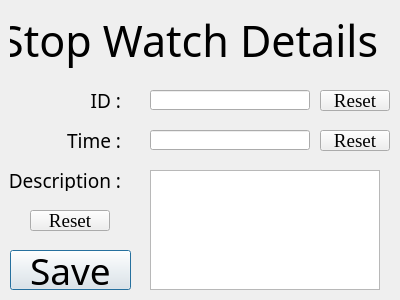
<?xml version="1.0" encoding="UTF-8"?>
<ui version="4.0">
 <class>Dialog</class>
 <widget class="QDialog" name="Dialog">
  <property name="geometry">
   <rect>
    <x>0</x>
    <y>0</y>
    <width>400</width>
    <height>300</height>
   </rect>
  </property>
  <property name="windowTitle">
   <string>StopWatch - Storage</string>
  </property>
  <widget class="QLabel" name="label">
   <property name="geometry">
    <rect>
     <x>10</x>
     <y>10</y>
     <width>381</width>
     <height>61</height>
    </rect>
   </property>
   <property name="font">
    <font>
     <family>Old English Text MT</family>
     <pointsize>32</pointsize>
    </font>
   </property>
   <property name="text">
    <string>Stop Watch Details :</string>
   </property>
   <property name="alignment">
    <set>Qt::AlignCenter</set>
   </property>
  </widget>
  <widget class="QLabel" name="label_2">
   <property name="geometry">
    <rect>
     <x>10</x>
     <y>90</y>
     <width>111</width>
     <height>21</height>
    </rect>
   </property>
   <property name="font">
    <font>
     <family>Old English Text MT</family>
     <pointsize>14</pointsize>
    </font>
   </property>
   <property name="text">
    <string>ID :</string>
   </property>
   <property name="alignment">
    <set>Qt::AlignRight|Qt::AlignTrailing|Qt::AlignVCenter</set>
   </property>
  </widget>
  <widget class="QLabel" name="label_3">
   <property name="geometry">
    <rect>
     <x>10</x>
     <y>130</y>
     <width>111</width>
     <height>21</height>
    </rect>
   </property>
   <property name="font">
    <font>
     <family>Old English Text MT</family>
     <pointsize>14</pointsize>
    </font>
   </property>
   <property name="text">
    <string>Time :</string>
   </property>
   <property name="alignment">
    <set>Qt::AlignRight|Qt::AlignTrailing|Qt::AlignVCenter</set>
   </property>
  </widget>
  <widget class="QLabel" name="label_4">
   <property name="geometry">
    <rect>
     <x>10</x>
     <y>170</y>
     <width>111</width>
     <height>21</height>
    </rect>
   </property>
   <property name="font">
    <font>
     <family>Old English Text MT</family>
     <pointsize>14</pointsize>
    </font>
   </property>
   <property name="text">
    <string>Description :</string>
   </property>
   <property name="alignment">
    <set>Qt::AlignRight|Qt::AlignTrailing|Qt::AlignVCenter</set>
   </property>
  </widget>
  <widget class="QLineEdit" name="lineEdit">
   <property name="geometry">
    <rect>
     <x>150</x>
     <y>90</y>
     <width>160</width>
     <height>20</height>
    </rect>
   </property>
  </widget>
  <widget class="QLineEdit" name="lineEdit_2">
   <property name="geometry">
    <rect>
     <x>150</x>
     <y>130</y>
     <width>160</width>
     <height>20</height>
    </rect>
   </property>
  </widget>
  <widget class="QPlainTextEdit" name="plainTextEdit">
   <property name="geometry">
    <rect>
     <x>150</x>
     <y>170</y>
     <width>230</width>
     <height>120</height>
    </rect>
   </property>
  </widget>
  <widget class="QPushButton" name="pushButton">
   <property name="geometry">
    <rect>
     <x>10</x>
     <y>250</y>
     <width>121</width>
     <height>40</height>
    </rect>
   </property>
   <property name="font">
    <font>
     <family>Old English Text MT</family>
     <pointsize>28</pointsize>
    </font>
   </property>
   <property name="text">
    <string>Save</string>
   </property>
  </widget>
  <widget class="QPushButton" name="pushButton_2">
   <property name="geometry">
    <rect>
     <x>30</x>
     <y>210</y>
     <width>80</width>
     <height>21</height>
    </rect>
   </property>
   <property name="font">
    <font>
     <family>Times New Roman</family>
     <pointsize>14</pointsize>
    </font>
   </property>
   <property name="text">
    <string>Reset</string>
   </property>
  </widget>
  <widget class="QPushButton" name="pushButton_3">
   <property name="geometry">
    <rect>
     <x>320</x>
     <y>90</y>
     <width>70</width>
     <height>21</height>
    </rect>
   </property>
   <property name="font">
    <font>
     <family>Times New Roman</family>
     <pointsize>14</pointsize>
    </font>
   </property>
   <property name="text">
    <string>Reset</string>
   </property>
  </widget>
  <widget class="QPushButton" name="pushButton_4">
   <property name="geometry">
    <rect>
     <x>320</x>
     <y>130</y>
     <width>70</width>
     <height>21</height>
    </rect>
   </property>
   <property name="font">
    <font>
     <family>Times New Roman</family>
     <pointsize>14</pointsize>
    </font>
   </property>
   <property name="text">
    <string>Reset</string>
   </property>
  </widget>
 </widget>
 <resources/>
 <connections/>
</ui>
